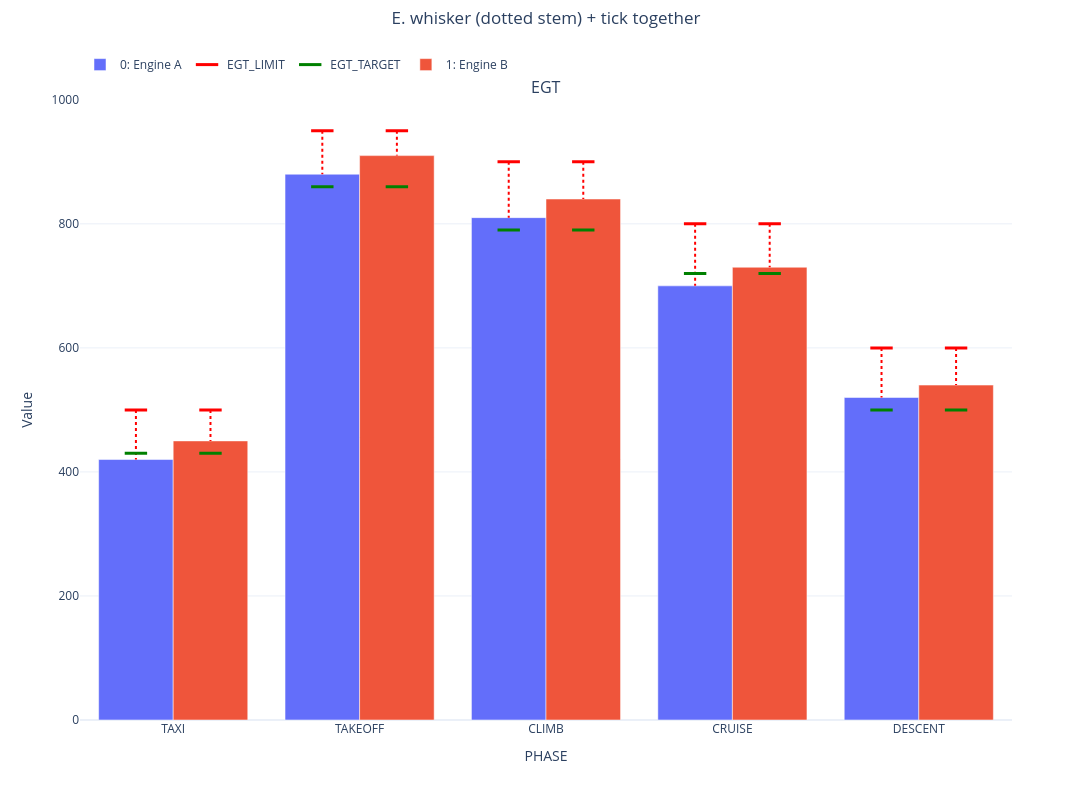

The code cell stored with this chart in its notebook:
### Markdown cell above
## E. Mixed styles on the same bars

Each overlay column chooses its own style: the red **limit** renders as a whisker
(dashed stem), the green **target** as a tick. In CRUISE the target sits *below*
the bar tops — note the tick simply sits inside the bar, still legible.

### Code cell
uc_mixed = build()
uc_mixed.var_format('EGT_LIMIT',  style='whisker', color='red', linestyle=':')
uc_mixed.var_format('EGT_TARGET', style='tick',    color='green')
fig = uc_mixed.bar(x='PHASE', y='EGT', markers=['EGT_LIMIT', 'EGT_TARGET'],
                   suptitle='E. whisker (dotted stem) + tick together')

check(len(caps_of(fig, 'EGT_LIMIT')) == 2 and len(caps_of(fig, 'EGT_TARGET')) == 2,
      'both overlay columns drawn for both datasets')
check(all(t.line.dash == 'dot' for t in stems_of(fig, 'EGT_LIMIT')),
      'the limit stem is dotted while the target stays a tick')
fig.show()

### Figure 1 — Plotly figure (JSON) as saved in the notebook; plotly's stock layout.template omitted (floating-point values rounded to 4 significant figures)
{"data": [{"alignmentgroup": "bars", "legendgroup": "group_0", "marker": {"color": "#636EFA"}, "name": "0: Engine A", "offsetgroup": "set_0", "opacity": 1, "showlegend": true, "type": "bar", "x": ["TAXI", "TAKEOFF", "CLIMB", "CRUISE", "DESCENT"], "xaxis": "x", "y": [420, 880, 810, 700, 520], "yaxis": "y"}, {"alignmentgroup": "bars", "hovertemplate": "<b>Engine A</b><br>PHASE: %{x}<br>EGT_LIMIT: %{y:.4g}<extra></extra>", "legendgroup": "marker_EGT_LIMIT", "marker": {"color": "red", "line": {"color": "red", "width": 3}, "opacity": 1, "size": 16, "symbol": "line-ew"}, "mode": "markers", "name": "EGT_LIMIT", "offsetgroup": "set_0", "showlegend": true, "type": "scatter", "x": ["TAXI", "TAKEOFF", "CLIMB", "CRUISE", "DESCENT"], "xaxis": "x", "y": [500, 950, 900, 800, 600], "yaxis": "y"}, {"alignmentgroup": "bars", "hoverinfo": "skip", "legendgroup": "marker_EGT_LIMIT", "line": {"color": "red", "dash": "dot", "width": 2}, "mode": "lines", "name": "EGT_LIMIT (stem)", "offsetgroup": "set_0", "opacity": 1, "showlegend": false, "type": "scatter", "x": ["TAXI", "TAXI", null, "TAKEOFF", "TAKEOFF", null, "CLIMB", "CLIMB", null, "CRUISE", "CRUISE", null, "DESCENT", "DESCENT", null], "xaxis": "x", "y": [500, 420, null, 950, 880, null, 900, 810, null, 800, 700, null, 600, 520, null], "yaxis": "y"}, {"alignmentgroup": "bars", "hovertemplate": "<b>Engine A</b><br>PHASE: %{x}<br>EGT_TARGET: %{y:.4g}<extra></extra>", "legendgroup": "marker_EGT_TARGET", "marker": {"color": "green", "line": {"color": "green", "width": 3}, "opacity": 1, "size": 16, "symbol": "line-ew"}, "mode": "markers", "name": "EGT_TARGET", "offsetgroup": "set_0", "showlegend": true, "type": "scatter", "x": ["TAXI", "TAKEOFF", "CLIMB", "CRUISE", "DESCENT"], "xaxis": "x", "y": [430, 860, 790, 720, 500], "yaxis": "y"}, {"alignmentgroup": "bars", "legendgroup": "group_1", "marker": {"color": "#EF553B"}, "name": "1: Engine B", "offsetgroup": "set_1", "opacity": 1, "showlegend": true, "type": "bar", "x": ["TAXI", "TAKEOFF", "CLIMB", "CRUISE", "DESCENT"], "xaxis": "x", "y": [450, 910, 840, 730, 540], "yaxis": "y"}, {"alignmentgroup": "bars", "hovertemplate": "<b>Engine B</b><br>PHASE: %{x}<br>EGT_LIMIT: %{y:.4g}<extra></extra>", "legendgroup": "marker_EGT_LIMIT", "marker": {"color": "red", "line": {"color": "red", "width": 3}, "opacity": 1, "size": 16, "symbol": "line-ew"}, "mode": "markers", "name": "EGT_LIMIT", "offsetgroup": "set_1", "showlegend": false, "type": "scatter", "x": ["TAXI", "TAKEOFF", "CLIMB", "CRUISE", "DESCENT"], "xaxis": "x", "y": [500, 950, 900, 800, 600], "yaxis": "y"}, {"alignmentgroup": "bars", "hoverinfo": "skip", "legendgroup": "marker_EGT_LIMIT", "line": {"color": "red", "dash": "dot", "width": 2}, "mode": "lines", "name": "EGT_LIMIT (stem)", "offsetgroup": "set_1", "opacity": 1, "showlegend": false, "type": "scatter", "x": ["TAXI", "TAXI", null, "TAKEOFF", "TAKEOFF", null, "CLIMB", "CLIMB", null, "CRUISE", "CRUISE", null, "DESCENT", "DESCENT", null], "xaxis": "x", "y": [500, 450, null, 950, 910, null, 900, 840, null, 800, 730, null, 600, 540, null], "yaxis": "y"}, {"alignmentgroup": "bars", "hovertemplate": "<b>Engine B</b><br>PHASE: %{x}<br>EGT_TARGET: %{y:.4g}<extra></extra>", "legendgroup": "marker_EGT_TARGET", "marker": {"color": "green", "line": {"color": "green", "width": 3}, "opacity": 1, "size": 16, "symbol": "line-ew"}, "mode": "markers", "name": "EGT_TARGET", "offsetgroup": "set_1", "showlegend": false, "type": "scatter", "x": ["TAXI", "TAKEOFF", "CLIMB", "CRUISE", "DESCENT"], "xaxis": "x", "y": [430, 860, 790, 720, 500], "yaxis": "y"}], "layout": {"annotations": [{"font": {"size": 16}, "showarrow": false, "text": "EGT", "x": 0.5, "xanchor": "center", "xref": "paper", "y": 1.0, "yanchor": "bottom", "yref": "paper"}], "barmode": "group", "height": 800, "legend": {"orientation": "h", "x": 0, "xanchor": "left", "y": 0.9374, "yanchor": "top", "yref": "container"}, "margin": {"t": 88.1}, "scattermode": "group", "showlegend": true, "title": {"text": "E. whisker (dotted stem) + tick together", "x": 0.5, "xanchor": "center", "y": 0.985, "yanchor": "top", "yref": "container"}, "width": 1200, "xaxis": {"anchor": "y", "domain": [0.0, 1.0], "title": {"text": "PHASE"}}, "yaxis": {"anchor": "x", "domain": [0.0, 1.0], "title": {"text": "Value"}}}}
